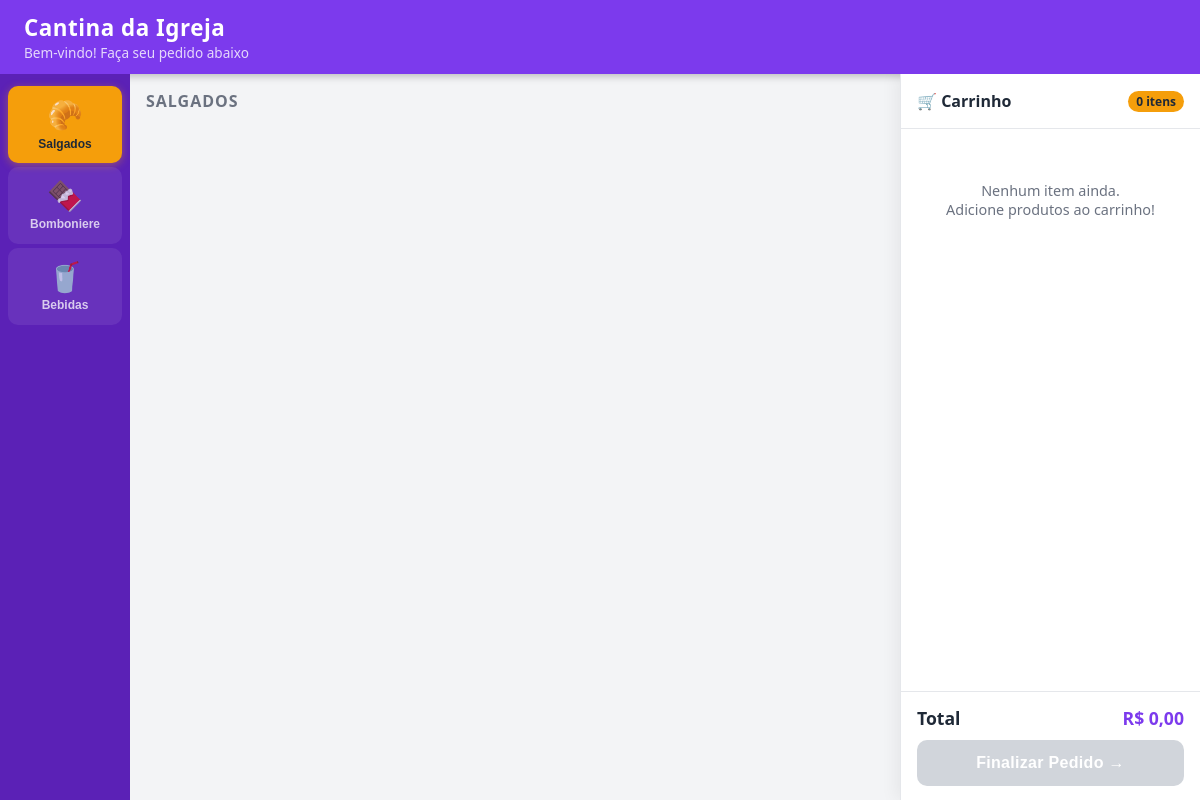
The page / on the database its author committed.
### tables this page shows
CREATE TABLE settings (
            key   TEXT PRIMARY KEY,
            value TEXT
        );

CREATE TABLE categories (
            id   INTEGER PRIMARY KEY AUTOINCREMENT,
            name TEXT NOT NULL,
            icon TEXT DEFAULT '🍽️'
        );

### app.py (the view)
@app.route("/")
def kiosk():
    db = get_db()
    categories = db.execute("SELECT * FROM categories ORDER BY id").fetchall()
    store_name = get_setting("store_name") or "Cantina"
    db.close()
    return render_template("kiosk.html", categories=categories, store_name=store_name)

### database.py (called while the page is built)
def get_db():
    conn = sqlite3.connect(DB_PATH)
    conn.row_factory = sqlite3.Row
    return conn

def get_setting(key):
    conn = get_db()
    row = conn.execute("SELECT value FROM settings WHERE key=?", (key,)).fetchone()
    conn.close()
    return row["value"] if row else None

### templates/kiosk.html (shortened to what this page needs)
<!DOCTYPE html>
<html lang="pt-BR">
<head>
</head>
<body>
<div id="app">
  <header>
    <div>
      <h1>{{ store_name }}</h1>
      <div class="tagline">Bem-vindo! Faça seu pedido abaixo</div>
    </div>
  </header>
  <div class="main">
    <nav class="sidebar" id="catNav">
      {% for cat in categories %}
      <button class="cat-btn {% if loop.first %}active{% endif %}"
              data-id="{{ cat.id }}" data-name="{{ cat.name }}">
        <span class="icon">{{ cat.icon }}</span>
        {{ cat.name }}
      </button>
      {% endfor %}
    </nav>
    <div class="products-area">
      <h2 id="catTitle">Escolha um produto</h2>
    </div>
    <aside class="cart-panel">
      <div class="cart-header">
        <h3>🛒 Carrinho</h3>
        <span class="cart-badge" id="cartCount">0 itens</span>
      </div>
      <div class="cart-items" id="cartItems">
        <div class="cart-empty">Nenhum item ainda.<br>Adicione produtos ao carrinho!</div>
      </div>
      <div class="cart-footer">
        <div class="cart-total">
          <span>Total</span>
          <span class="amount" id="cartTotal">R$ 0,00</span>
        </div>
        <button class="btn-checkout" id="btnCheckout" disabled onclick="openCheckout()">
          Finalizar Pedido →
        </button>
      </div>
    </aside>
  </div>
</div>
</body>
</html>

### templates/kiosk.html (style rules this page uses)
:root { --primary: #7c3aed; --primary-dark: #5b21b6; --accent: #f59e0b; --green: #10b981; --red: #ef4444; --bg: #f3f4f6; --card: #ffffff; --text: #1f2937; --muted: #6b7280; --border: #e5e7eb; }
* { box-sizing: border-box; margin: 0; padding: 0; }
html, body { width: 100vw; height: 100vh; overflow: hidden; font-family: 'Segoe UI', system-ui, sans-serif; background: var(--bg); color: var(--text); user-select: none; }
#app { display: flex; flex-direction: column; height: 100vh; }
header { background: var(--primary); color: white; padding: 12px 24px; display: flex; align-items: center; justify-content: space-between; flex-shrink: 0; box-shadow: 0 2px 8px rgba(0,0,0,.25); }
header h1 { font-size: 1.4rem; font-weight: 700; letter-spacing: .5px; }
header .tagline { font-size: .85rem; opacity: .8; }
.main { display: flex; flex: 1; overflow: hidden; }
.sidebar { width: 130px; background: var(--primary-dark); display: flex; flex-direction: column; gap: 4px; padding: 12px 8px; flex-shrink: 0; }
.cat-btn { display: flex; flex-direction: column; align-items: center; gap: 4px; padding: 12px 8px; border-radius: 10px; border: none; background: rgba(255,255,255,.08); color: rgba(255,255,255,.75); cursor: pointer; font-size: .75rem; font-weight: 600; transition: all .2s; text-align: center; line-height: 1.2; }
.cat-btn .icon { font-size: 1.8rem; }
.cat-btn.active { background: var(--accent); color: #1f2937; box-shadow: 0 2px 8px rgba(245,158,11,.4); }
.products-area { flex: 1; overflow-y: auto; padding: 16px; }
.products-area h2 { font-size: 1rem; color: var(--muted); margin-bottom: 12px; text-transform: uppercase; letter-spacing: 1px; }
.cart-panel { width: 300px; background: var(--card); border-left: 1px solid var(--border); display: flex; flex-direction: column; flex-shrink: 0; box-shadow: -4px 0 16px rgba(0,0,0,.06); }
.cart-header { padding: 16px; border-bottom: 1px solid var(--border); display: flex; align-items: center; justify-content: space-between; }
.cart-header h3 { font-size: 1rem; font-weight: 700; }
.cart-badge { background: var(--accent); color: #1f2937; font-size: .75rem; font-weight: 700; padding: 2px 8px; border-radius: 99px; }
.cart-items { flex: 1; overflow-y: auto; padding: 12px 16px; display: flex; flex-direction: column; gap: 10px; }
.cart-empty { text-align: center; color: var(--muted); padding: 40px 0; font-size: .9rem; }
.cart-footer { padding: 14px 16px; border-top: 1px solid var(--border); display: flex; flex-direction: column; gap: 10px; }
.cart-total { display: flex; justify-content: space-between; font-weight: 700; font-size: 1.1rem; }
.cart-total .amount { color: var(--primary); }
.btn-checkout { padding: 14px; background: var(--green); color: white; border: none; border-radius: 10px; font-size: 1rem; font-weight: 700; cursor: pointer; transition: background .2s; letter-spacing: .3px; }
.btn-checkout:disabled { background: #d1d5db; cursor: not-allowed; }

### rows shown on the page
settings: value "Cantina da Igreja"
categories: icon "🥐", name "Salgados"
categories: icon "🍫", name "Bomboniere"
categories: icon "🥤", name "Bebidas"
